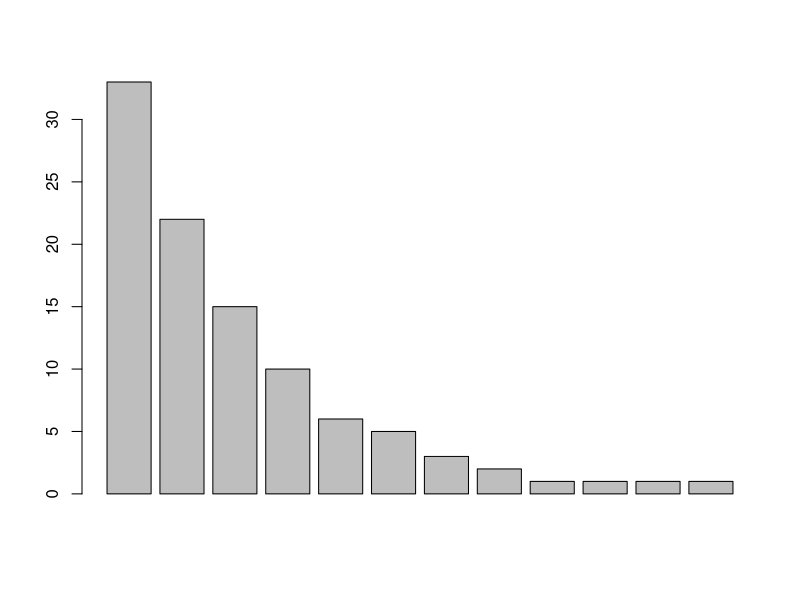

Source code (R):
# dist_table is a matrix with the values of the bottom and top of the range in the 1st and 2nd columns

pdist_to_dist_table = function(pdist, tab_size_exp=2) {
  tab_size = 10^tab_size_exp
  fmt = paste("%0", tab_size_exp, "d", sep="")
  last_value = 0
  next_i = 1
  num_rows = NA
  retval = matrix(NA, nrow=tab_size, ncol=3)
  for (i in 1:tab_size) {
    value = round(pdist(i) * tab_size)
    if (value > last_value) {
      retval[next_i, 1] = last_value + 1
      retval[next_i, 2] = value
      num_rows = next_i
      next_i = next_i + 1
    }
    last_value = value
  }
  retval[1:num_rows, 1:2]
}

print_dist_table = function(dist_table, tab_size_exp=2) {
  tab_size = 10^tab_size_exp
  fmt = paste("%0", tab_size_exp, "d", sep="")
  for (i in 1:nrow(dist_table)) {
    bottom = dist_table[i, 1]
    top = dist_table[i, 2]
    line = ""
    if (bottom == top) {
      line = paste(sprintf(fmt, bottom %% tab_size),
                   "\t",
                   i,
                   "\n",
                   sep="")
    } else {
      line = paste(sprintf(fmt, bottom %% tab_size),
                   "-",
                   sprintf(fmt, top %% tab_size),
                   "\t",
                   i,
                   "\n",
                   sep="")
    }
    cat(line)
  }
}

tab = pdist_to_dist_table(function(x) { pexp(x, rate=0.4)})
print_dist_table(tab)
barplot(tab[,2] - tab[,1] + 1)